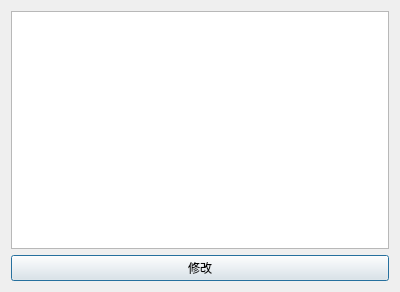
<?xml version="1.0" encoding="UTF-8"?>
<ui version="4.0">
 <class>Dialog</class>
 <widget class="QDialog" name="Dialog">
  <property name="geometry">
   <rect>
    <x>0</x>
    <y>0</y>
    <width>400</width>
    <height>292</height>
   </rect>
  </property>
  <property name="windowTitle">
   <string>查看文件</string>
  </property>
  <layout class="QGridLayout" name="gridLayout">
   <item row="0" column="0">
    <widget class="QTextEdit" name="textEdit_view"/>
   </item>
   <item row="1" column="0">
    <widget class="QPushButton" name="pushButton_update">
     <property name="text">
      <string>修改</string>
     </property>
    </widget>
   </item>
  </layout>
 </widget>
 <resources/>
 <connections/>
</ui>
